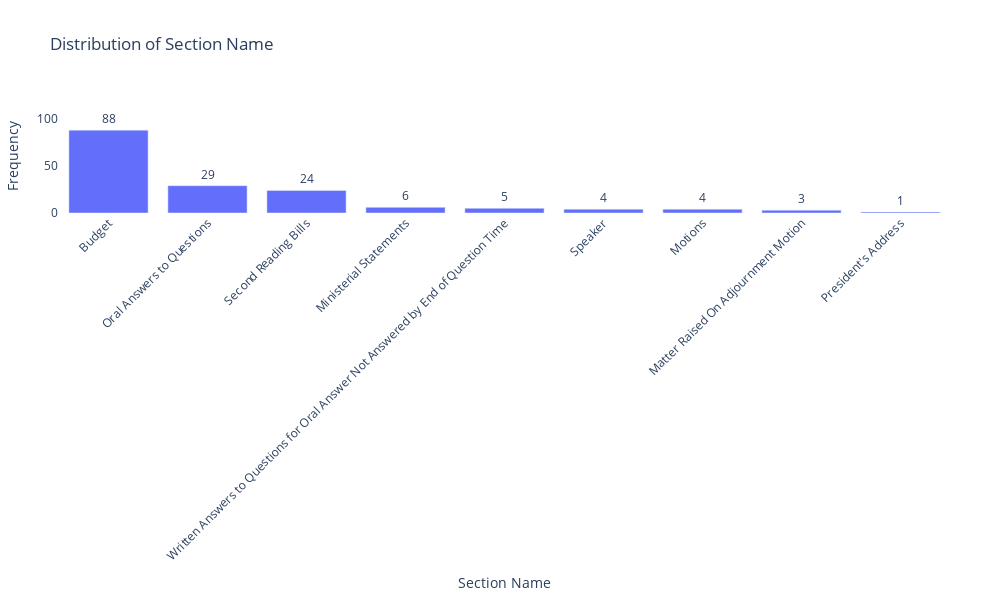

The notebook cell saved with this chart:
### Code cell
# Group by Section Name and count occurrences
section_name_counts = df['Section Name'].value_counts().reset_index()
section_name_counts.columns = ['Section Name', 'Count']

# Plotting the distribution with Plotly
fig = px.bar(section_name_counts, x='Section Name', y='Count', text='Count', 
             title='Distribution of Section Name', labels={'Count': 'Frequency'})
fig.update_traces(texttemplate='%{text}', textposition='outside')  # Display count above each bar
fig.update_layout(xaxis_title='Section Name', yaxis_title='Frequency', xaxis_tickangle=-45,
                  uniformtext_minsize=8, uniformtext_mode='hide',  # Adjust text size and visibility
                  height=600, width=1000,  # Adjust plot size
                  margin=dict(l=50, r=50, b=100, t=100),  # Adjust margins for better layout
                  plot_bgcolor='rgba(0,0,0,0)')  # Set plot background color to transparent

fig.update_xaxes(tickfont=dict(size=12))  # Adjust x-axis tick font size
fig.update_yaxes(tickfont=dict(size=12), range=[0, 120])  # Adjust y-axis tick font size and range

fig.show()

### Figure 1 — Plotly figure (JSON) as saved in the notebook; plotly's stock layout.template omitted (floating-point values rounded to 4 significant figures)
{"data": [{"alignmentgroup": "True", "hovertemplate": "Section Name=%{x}<br>Frequency=%{text}<extra></extra>", "legendgroup": "", "marker": {"color": "#636efa", "pattern": {"shape": ""}}, "name": "", "offsetgroup": "", "orientation": "v", "showlegend": false, "text": [88, 29, 24, 6, 5, 4, 4, 3, 1], "textposition": "outside", "texttemplate": "%{text}", "type": "bar", "x": ["Budget", "Oral Answers to Questions", "Second Reading Bills", "Ministerial Statements", "Written Answers to Questions for Oral Answer Not Answered by End of Question Time", "Speaker", "Motions", "Matter Raised On Adjournment Motion", "President's Address"], "xaxis": "x", "y": [88, 29, 24, 6, 5, 4, 4, 3, 1], "yaxis": "y"}], "layout": {"barmode": "relative", "height": 600, "legend": {"tracegroupgap": 0}, "margin": {"b": 100, "l": 50, "r": 50, "t": 100}, "plot_bgcolor": "rgba(0,0,0,0)", "title": {"text": "Distribution of Section Name"}, "uniformtext": {"minsize": 8, "mode": "hide"}, "width": 1000, "xaxis": {"anchor": "y", "domain": [0, 1], "tickangle": -45, "tickfont": {"size": 12}, "title": {"text": "Section Name"}}, "yaxis": {"anchor": "x", "domain": [0, 1], "range": [0, 120], "tickfont": {"size": 12}, "title": {"text": "Frequency"}}}}
